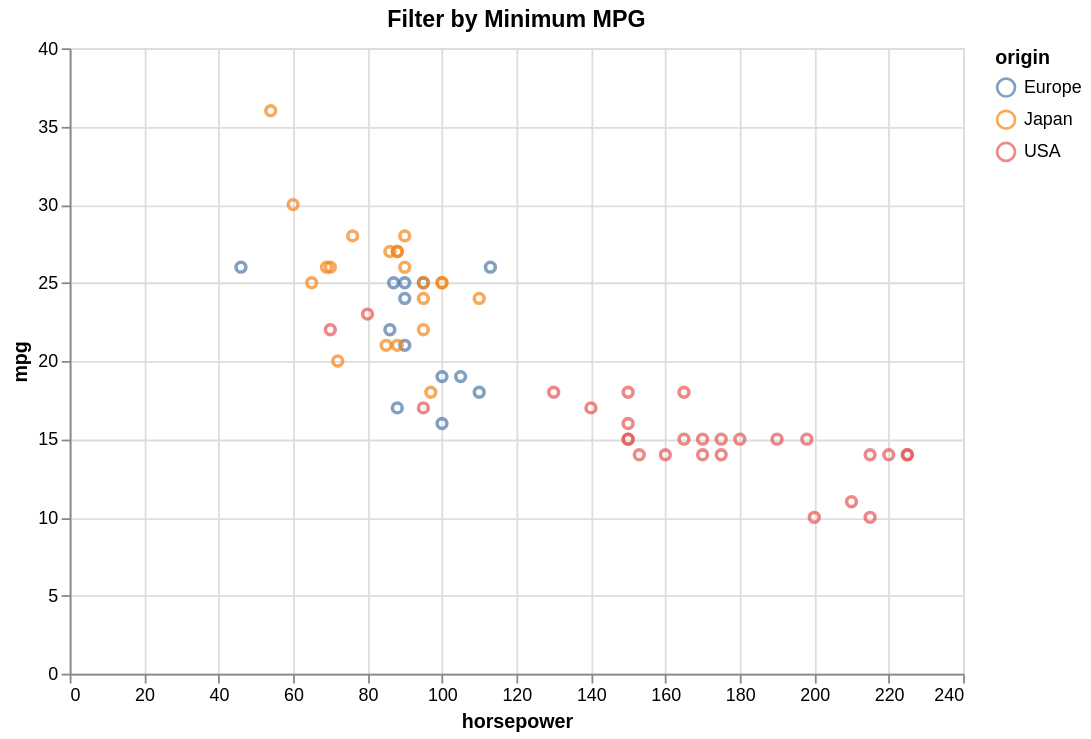

Write the Vega-Lite specification saved for this chart.
### Vega-Lite specification from a JSON file in a GitHub repository (floating-point values rounded to 4 significant figures)
{"$schema": "https://vega.github.io/schema/vega-lite/v5.json", "height": 350, "encoding": {"tooltip": [{"field": "horsepower", "type": "quantitative"}, {"field": "origin", "type": "nominal"}, {"field": "mpg", "type": "quantitative"}], "x": {"field": "horsepower", "type": "quantitative"}, "color": {"field": "origin", "type": "nominal"}, "y": {"field": "mpg", "type": "quantitative"}}, "data": {"values": [{"horsepower": 130, "acceleration": 12.0, "weight": 3504, "mpg": 18, "cylinders": 8, "origin": "USA"}, {"horsepower": 165, "acceleration": 11.5, "weight": 3693, "mpg": 15, "cylinders": 8, "origin": "USA"}, {"horsepower": 150, "acceleration": 11.0, "weight": 3436, "mpg": 18, "cylinders": 8, "origin": "USA"}, {"horsepower": 150, "acceleration": 12.0, "weight": 3433, "mpg": 16, "cylinders": 8, "origin": "USA"}, {"horsepower": 140, "acceleration": 10.5, "weight": 3449, "mpg": 17, "cylinders": 8, "origin": "USA"}, {"horsepower": 198, "acceleration": 10.0, "weight": 4341, "mpg": 15, "cylinders": 8, "origin": "USA"}, {"horsepower": 220, "acceleration": 9.0, "weight": 4354, "mpg": 14, "cylinders": 8, "origin": "USA"}, {"horsepower": 215, "acceleration": 8.5, "weight": 4312, "mpg": 14, "cylinders": 8, "origin": "USA"}, {"horsepower": 225, "acceleration": 10.0, "weight": 4425, "mpg": 14, "cylinders": 8, "origin": "USA"}, {"horsepower": 190, "acceleration": 8.5, "weight": 3850, "mpg": 15, "cylinders": 8, "origin": "USA"}, {"horsepower": 170, "acceleration": 10.0, "weight": 3563, "mpg": 15, "cylinders": 8, "origin": "USA"}, {"horsepower": 160, "acceleration": 8.0, "weight": 3609, "mpg": 14, "cylinders": 8, "origin": "USA"}, {"horsepower": 150, "acceleration": 9.5, "weight": 3761, "mpg": 15, "cylinders": 8, "origin": "USA"}, {"horsepower": 225, "acceleration": 10.0, "weight": 3086, "mpg": 14, "cylinders": 8, "origin": "USA"}, {"horsepower": 95, "acceleration": 15.0, "weight": 2372, "mpg": 24, "cylinders": 4, "origin": "Japan"}, {"horsepower": 95, "acceleration": 15.5, "weight": 2833, "mpg": 22, "cylinders": 4, "origin": "Japan"}, {"horsepower": 97, "acceleration": 15.5, "weight": 2774, "mpg": 18, "cylinders": 4, "origin": "Japan"}, {"horsepower": 85, "acceleration": 16.0, "weight": 2587, "mpg": 21, "cylinders": 4, "origin": "Japan"}, {"horsepower": 88, "acceleration": 14.5, "weight": 2130, "mpg": 27, "cylinders": 4, "origin": "Japan"}, {"horsepower": 46, "acceleration": 20.5, "weight": 1835, "mpg": 26, "cylinders": 4, "origin": "Europe"}, {"horsepower": 87, "acceleration": 17.5, "weight": 2672, "mpg": 25, "cylinders": 4, "origin": "Europe"}, {"horsepower": 90, "acceleration": 15.0, "weight": 2430, "mpg": 24, "cylinders": 4, "origin": "Europe"}, {"horsepower": 95, "acceleration": 17.5, "weight": 2375, "mpg": 25, "cylinders": 4, "origin": "Europe"}, {"horsepower": 113, "acceleration": 15.5, "weight": 2234, "mpg": 26, "cylinders": 4, "origin": "Europe"}, {"horsepower": 90, "acceleration": 18.5, "weight": 2648, "mpg": 21, "cylinders": 4, "origin": "Europe"}, {"horsepower": 215, "acceleration": 14.0, "weight": 4615, "mpg": 10, "cylinders": 8, "origin": "USA"}, {"horsepower": 200, "acceleration": 13.0, "weight": 4376, "mpg": 10, "cylinders": 8, "origin": "USA"}, {"horsepower": 210, "acceleration": 13.5, "weight": 4382, "mpg": 11, "cylinders": 8, "origin": "USA"}, {"horsepower": 193, "acceleration": 18.0, "weight": 4732, "mpg": 9, "cylinders": 8, "origin": "USA"}, {"horsepower": 88, "acceleration": 14.5, "weight": 2130, "mpg": 27, "cylinders": 4, "origin": "Japan"}, {"horsepower": 90, "acceleration": 13.5, "weight": 2264, "mpg": 28, "cylinders": 4, "origin": "Japan"}, {"horsepower": 95, "acceleration": 15.5, "weight": 2228, "mpg": 25, "cylinders": 4, "origin": "Japan"}, {"horsepower": 100, "acceleration": 19.0, "weight": 2046, "mpg": 25, "cylinders": 4, "origin": "Japan"}, {"horsepower": 105, "acceleration": 13.0, "weight": 2634, "mpg": 19, "cylinders": 4, "origin": "Europe"}, {"horsepower": 100, "acceleration": 15.5, "weight": 2702, "mpg": 16, "cylinders": 4, "origin": "Europe"}, {"horsepower": 88, "acceleration": 16.5, "weight": 2875, "mpg": 17, "cylinders": 4, "origin": "Europe"}, {"horsepower": 100, "acceleration": 17.0, "weight": 2901, "mpg": 19, "cylinders": 4, "origin": "Europe"}, {"horsepower": 165, "acceleration": 11.0, "weight": 3353, "mpg": 18, "cylinders": 6, "origin": "USA"}, {"horsepower": 175, "acceleration": 11.5, "weight": 3169, "mpg": 14, "cylinders": 6, "origin": "USA"}, {"horsepower": 153, "acceleration": 12.5, "weight": 2906, "mpg": 14, "cylinders": 6, "origin": "USA"}, {"horsepower": 150, "acceleration": 13.5, "weight": 3380, "mpg": 15, "cylinders": 6, "origin": "USA"}, {"horsepower": 180, "acceleration": 12.0, "weight": 3740, "mpg": 15, "cylinders": 8, "origin": "USA"}, {"horsepower": 170, "acceleration": 11.0, "weight": 4080, "mpg": 14, "cylinders": 8, "origin": "USA"}, {"horsepower": 175, "acceleration": 11.5, "weight": 3645, "mpg": 15, "cylinders": 8, "origin": "USA"}, {"horsepower": 110, "acceleration": 14.0, "weight": 2585, "mpg": 24, "cylinders": 4, "origin": "Japan"}, {"horsepower": 72, "acceleration": 19.0, "weight": 2310, "mpg": 20, "cylinders": 4, "origin": "Japan"}, {"horsepower": 100, "acceleration": 15.0, "weight": 2472, "mpg": 25, "cylinders": 4, "origin": "Japan"}, {"horsepower": 88, "acceleration": 16.0, "weight": 2265, "mpg": 21, "cylinders": 4, "origin": "Japan"}, {"horsepower": 86, "acceleration": 19.5, "weight": 2110, "mpg": 27, "cylinders": 4, "origin": "Japan"}, {"horsepower": 90, "acceleration": 14.5, "weight": 2800, "mpg": 26, "cylinders": 4, "origin": "Japan"}, {"horsepower": 70, "acceleration": 19.5, "weight": 2110, "mpg": 26, "cylinders": 4, "origin": "Japan"}, {"horsepower": 76, "acceleration": 17.0, "weight": 2085, "mpg": 28, "cylinders": 4, "origin": "Japan"}, {"horsepower": 65, "acceleration": 17.0, "weight": 2245, "mpg": 25, "cylinders": 4, "origin": "Japan"}, {"horsepower": 69, "acceleration": 15.0, "weight": 1965, "mpg": 26, "cylinders": 4, "origin": "Japan"}, {"horsepower": 60, "acceleration": 17.0, "weight": 1755, "mpg": 30, "cylinders": 4, "origin": "Japan"}, {"horsepower": 70, "acceleration": 14.0, "weight": 2815, "mpg": 22, "cylinders": 6, "origin": "USA"}, {"horsepower": 95, "acceleration": 12.5, "weight": 3210, "mpg": 17, "cylinders": 6, "origin": "USA"}, {"horsepower": 80, "acceleration": 13.5, "weight": 3380, "mpg": 23, "cylinders": 6, "origin": "USA"}, {"horsepower": 54, "acceleration": 15.5, "weight": 1760, "mpg": 36, "cylinders": 4, "origin": "Japan"}, {"horsepower": 90, "acceleration": 14.0, "weight": 2130, "mpg": 25, "cylinders": 4, "origin": "Europe"}, {"horsepower": 86, "acceleration": 15.5, "weight": 2205, "mpg": 22, "cylinders": 4, "origin": "Europe"}, {"horsepower": 110, "acceleration": 13.5, "weight": 2245, "mpg": 18, "cylinders": 4, "origin": "Europe"}]}, "title": "Filter by Minimum MPG", "params": [{"name": "min_mpg", "bind": {"step": 1, "max": 40, "min": 5, "input": "range"}, "value": 10}], "mark": "point", "transform": [{"filter": "datum.mpg >= min_mpg"}], "width": 500}
